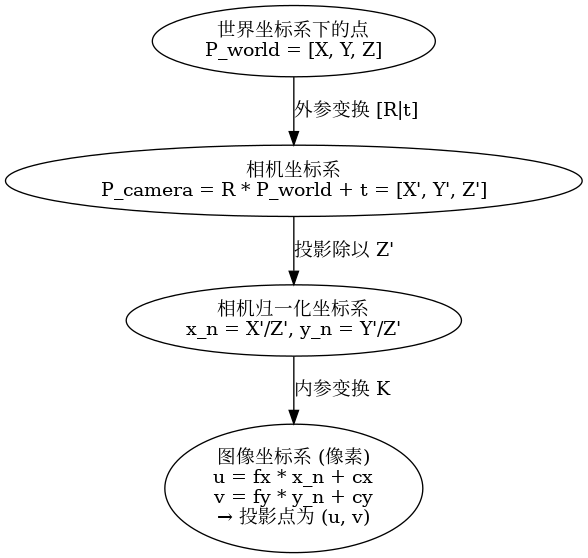
#> input picture draw/camera_projection_flow.png, 588 x 558 px, given in place of changchun1.jpg, which was not available
$ python watermark_img_single.py
#> lines starting #> are read from the running program, lines starting #| are printed output that depends on the picture; pictures that were not available may be replaced by others from this repository, and a replacement may not be noted
from PIL import Image

def add_watermark(
    input_image_path,
    watermark_image_path,
    output_image_path,
    watermark_scale=0.2
):
    """
    在原图右下角添加水印后输出。
    :param input_image_path: 原图路径
    :param watermark_image_path: 水印图路径
    :param output_image_path: 输出图路径
    :param watermark_scale: 水印相对于原图宽度所占的比例(默认 0.2 = 20%)
    """
#> called with input_image_path = './changchun1.jpg', watermark_image_path = 'watermark.png', output_image_path = './changchun1.png', watermark_scale = 0.2
    # 打开原图和水印图
    base_image = Image.open(input_image_path).convert("RGBA")
#> base_image is the input picture: PIL image 588x558 RGBA; mean R, G, B, A 246.3, 246.3, 246.3, 254.8
    watermark = Image.open(watermark_image_path).convert("RGBA")
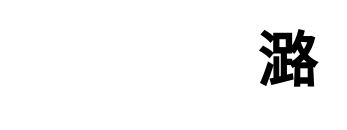
#> input picture watermark/watermark.png, 347 x 130 px
#> watermark is the input picture: PIL image 347x130 RGBA; mean R, G, B, A 54, 54, 54, 58.1

    # 获取原图大小
    base_width, base_height = base_image.size
#> base_width = 588; base_height = 558
    wm_width, wm_height = watermark.size
#> wm_width = 347; wm_height = 130

    # 将水印等比例缩放到原图宽度的 watermark_scale（默认 20%）
    new_wm_width = int(base_width * watermark_scale)
#> new_wm_width = 117
    # 按照原水印的长宽比进行等比缩放
    aspect_ratio = wm_height / wm_width
#> aspect_ratio = 0.375
    new_wm_height = int(new_wm_width * aspect_ratio)
#> new_wm_height = 43

    # 缩放水印
    watermark_resized = watermark.resize((new_wm_width, new_wm_height), Image.Resampling.LANCZOS)
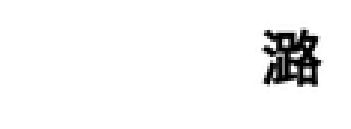
#> watermark_resized: PIL image 117x43 RGBA (shown 3 times larger); mean R, G, B, A 77.5, 77.5, 77.5, 58.2; transparent parts drawn white

    # 计算水印要贴到的位置（右下角）
    position_x = base_width - new_wm_width - 10  # 右边留 10 像素边距
#> position_x = 461
    position_y = base_height - new_wm_height - 10  # 底部留 10 像素边距
#> position_y = 505

    # 创建一个与原图一样大的透明图层，用于叠加水印
    layer = Image.new("RGBA", base_image.size, (0, 0, 0, 0))
#> layer: PIL image 588x558 RGBA; every value is 0
    layer.paste(watermark_resized, (position_x, position_y))
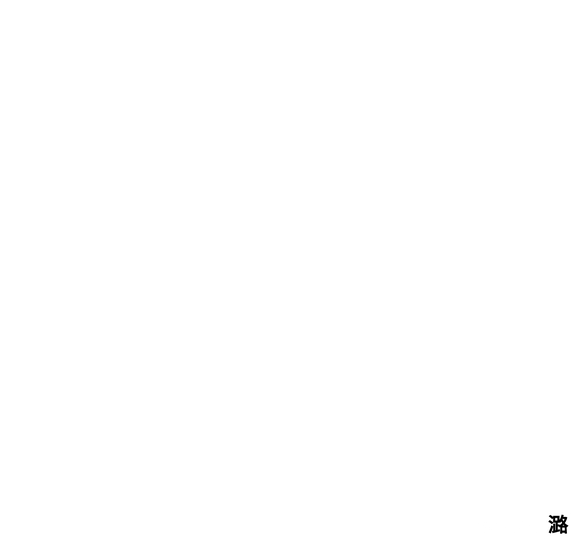
#> layer: PIL image 588x558 RGBA; mean R, G, B, A 1.2, 1.2, 1.2, 0.9; transparent parts drawn white

    # 将水印图层与原图合并
    watermarked_image = Image.alpha_composite(base_image, layer)

    # 如果要输出 JPEG 等不含透明通道的格式，可转回 RGB
    watermarked_image = watermarked_image.convert("RGB")
#> watermarked_image: PIL image 588x558 RGB
    watermarked_image.save(output_image_path, quality=95)
    print(f"水印添加完成: {output_image_path}")

def main():
    # 在这里修改需要的文件路径
    input_path = "./changchun1.jpg"        # 原图
    watermark_path = "watermark.png"  # 水印图（建议带透明通道）
    output_path = "./changchun1.png"      # 输出图

    # 水印缩放比例 (相对于原图宽度)
    add_watermark(input_path, watermark_path, output_path, watermark_scale=0.2)

if __name__ == "__main__":
    main()
